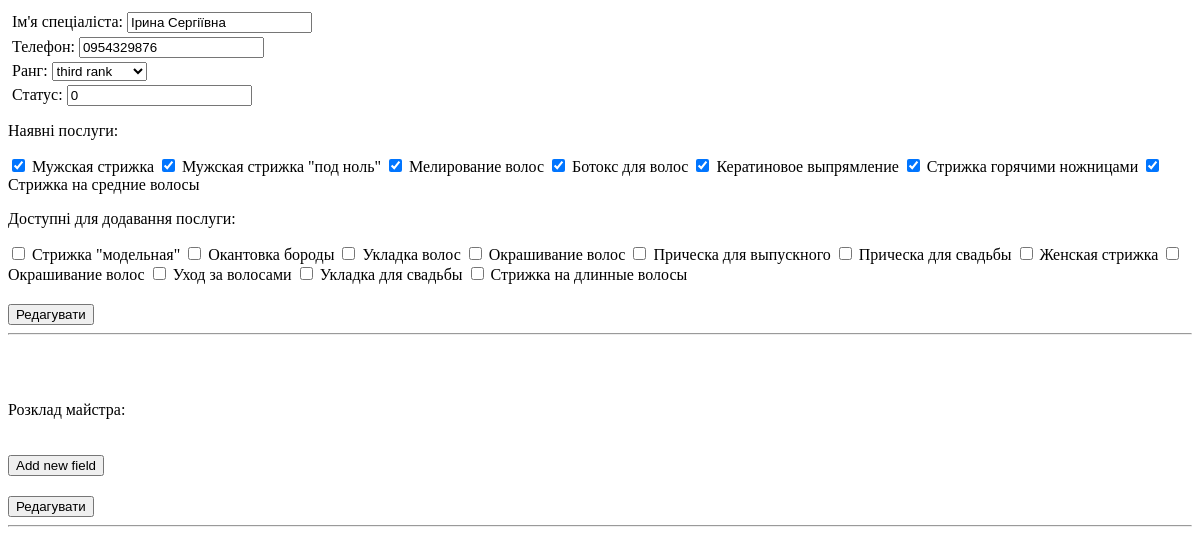
Before: /panel/specialists/6/ with the older database file.
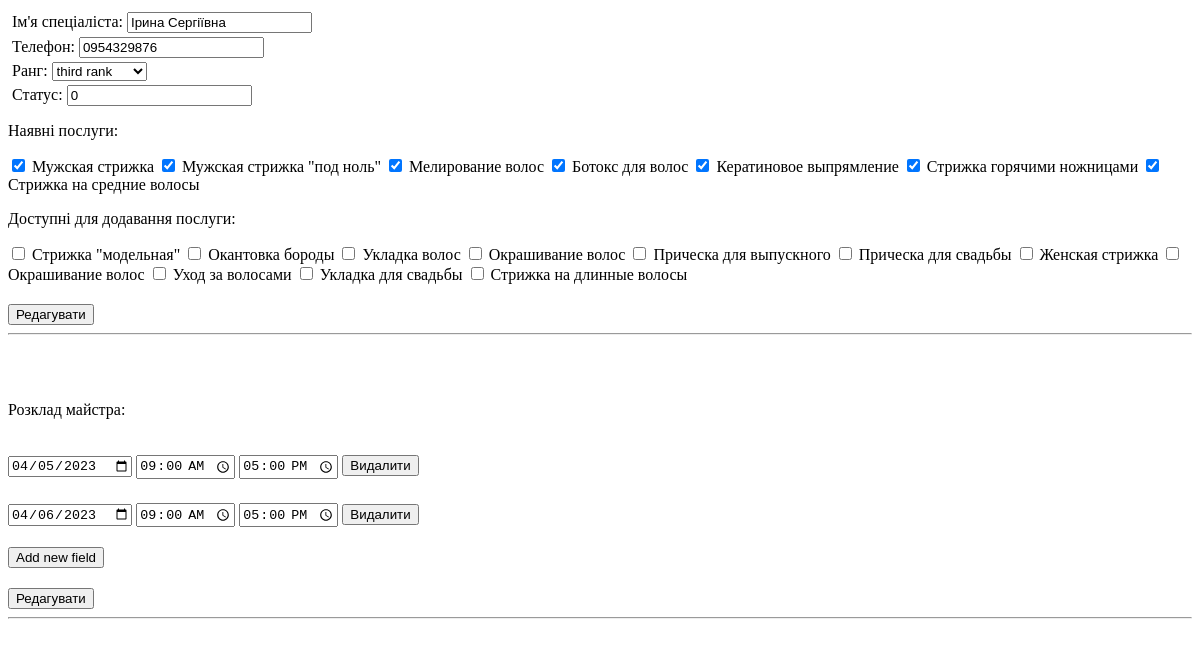
After: the same page with the newer database file.
### salon/models.py (models this page shows)
class Master(models.Model):
    RANK_CHOISES = (
        (0, 'zero rank'),
        (1, 'first rank'),
        (2, 'second rank'),
        (3, 'third rank')
    )
    name = models.CharField(max_length=150)
    phone = models.CharField(max_length=150)
    status = models.IntegerField(default=0)
    rank = models.IntegerField(default=0, choices=RANK_CHOISES)
    services = models.ManyToManyField(Services, blank=True, through='Master_Services')

class Services(models.Model):
    name = models.CharField(max_length=150)
    price = models.IntegerField()
    duration = models.IntegerField()

### administrator/models.py (models this page shows)
class Schedule(models.Model):
    master = models.ForeignKey(Master, on_delete=models.CASCADE)
    date = models.DateField()
    start_time = models.TimeField()
    end_time = models.TimeField()

### administrator/views.py (the view, shortened to what this page needs)
# urls.py: path('panel/specialists/<int:specialist_id>/', administrator.views.specialist_id_handler),
def specialist_id_handler(request, specialist_id):
    specialist = get_object_or_404(Master, id=specialist_id)
    specialist_schedule = Schedule.objects.filter(master=specialist).all()
    specialist_services = Services.objects.filter(id__in=specialist.services.all())
    no_specialist_services = Services.objects.exclude(id__in=specialist.services.all())
    return render(request, 'admin_specialist.html', context={'specialist': specialist,
                                                             'specialist_services': specialist_services,
                                                             'no_specialist_services': no_specialist_services,
                                                             'specialist_schedule': specialist_schedule,
                                                             'today': datetime.today()})

### templates/admin_specialist.html (shortened to what this page needs)
<!DOCTYPE html>
<html lang="en">
<head>
</head>
<body>
 <form id="form" action="" method="post">
     <div id="input_field">
          <label for="specialist_name">Ім'я спеціаліста:</label>
          <input type="text" id="specialist_name" name="specialist_name" value="{{ specialist.name }}">
     </div>
     <div id="input_field">
          <label for="specialist_phone">Телефон:</label>
          <input type="text" id="specialist_phone" name="specialist_phone" value="{{ specialist.phone }}">
     </div>
     <div id="input_field">
          <label for="specialist_rank">Ранг:</label>
          <select name="specialist_rank">
{% for choice in specialist.RANK_CHOISES %}
        <option value="{{ choice.0 }}" {% if choice.0 == specialist.rank %}selected{% endif %}>
            {{ choice.1 }}
        </option>
    {% endfor %}
</select>
     </div>
     <div id="input_field">
          <label for="specialist_status">Статус:</label>
          <input type="text" id="specialist_status" name="specialist_status" value="{{ specialist.status }}">
         </div>
     <div>
     <p>Наявні послуги:</p>
          {% for specialist_service in specialist_services %}
  <label>
    <input type="checkbox" name="service_{{ specialist_service.id }}" checked>
      {{ specialist_service.name }}
  </label>
{% endfor %}
     </div>
 <div>
       <p>Доступні для додавання послуги:</p>
     {% for no_specialist_service in no_specialist_services %}
  <label>
    <input type="checkbox" name="service_{{ no_specialist_service.id }}">
      {{ no_specialist_service.name }}
  </label>
{% endfor %}
 </div>
     <button type="submit">Редагувати</button>
 </form>
 <hr />
<p>&nbsp;</p>
<form id="schedule_form" method="post", action="edit_schedule">
    <p>Розклад майстра:</p>
    {% for schedule in specialist_schedule %}
        <div id="schedule_info">
  <input type="date" id="date-input" name="date_{{ schedule.id }}" value="{{ schedule.date|date:"Y-m-d" }}">
  <input type="time" id="start_time-input" name="start_time_{{ schedule.id }}" value="{{ schedule.start_time|time:"H:i" }}">
  <input type="time" id="end_time-input" name="end_time_{{ schedule.id }}" value="{{ schedule.end_time|time:"H:i" }}">
        <button onclick="deleteRow(this, event)">Видалити</button>
        </div>
{% endfor %}
<div id="new_fields">
<button id="add_field_button" onclick="add_new_field(event)">Add new field</button>
</div>
<button type="submit">Редагувати</button>
</form>
 <hr />
<p>&nbsp;</p>
</body>
</html>

### templates/admin_specialist.html (style rules this page uses)
#schedule_info, #if { margin-top: 5px; }
form { display: inline-block; }
#input_field { margin: 4px; }
button { margin-top: 20px; }

Changed rows visible on the page:
added Schedule: date "04/05/2023", start_time "09:00", end_time "17:00"
added Schedule: date "04/06/2023", start_time "09:00", end_time "17:00"
